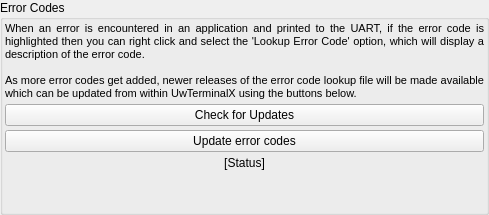
             <widget class="QGroupBox" name="groupBox">
              <property name="minimumSize">
               <size>
                <width>180</width>
                <height>0</height>
               </size>
              </property>
              <property name="title">
               <string>Error Codes</string>
              </property>
              <layout class="QVBoxLayout" name="verticalLayout_8">
               <property name="spacing">
                <number>2</number>
               </property>
               <property name="leftMargin">
                <number>2</number>
               </property>
               <property name="topMargin">
                <number>2</number>
               </property>
               <property name="rightMargin">
                <number>2</number>
               </property>
               <property name="bottomMargin">
                <number>2</number>
               </property>
               <item>
                <layout class="QVBoxLayout" name="verticalLayout_6">
                 <property name="spacing">
                  <number>4</number>
                 </property>
                 <item>
                  <widget class="QLabel" name="label_ErrorCodeText">
                   <property name="font">
                    <font>
                     <family>Arial</family>
                     <pointsize>8</pointsize>
                    </font>
                   </property>
                   <property name="text">
                    <string>When an error is encountered in an application and printed to the UART, if the error code is highlighted then you can right click and select the 'Lookup Error Code' option, which will display a description of the error code.

As more error codes get added, newer releases of the error code lookup file will be made available which can be updated from within UwTerminalX using the buttons below.</string>
                   </property>
                   <property name="alignment">
                    <set>Qt::AlignJustify|Qt::AlignVCenter</set>
                   </property>
                   <property name="wordWrap">
                    <bool>true</bool>
                   </property>
                  </widget>
                 </item>
                 <item>
                  <widget class="QPushButton" name="btn_ErrorCodeUpdate">
                   <property name="enabled">
                    <bool>true</bool>
                   </property>
                   <property name="text">
                    <string>Check for Updates</string>
                   </property>
                  </widget>
                 </item>
                 <item>
                  <widget class="QPushButton" name="btn_ErrorCodeDownload">
                   <property name="enabled">
                    <bool>true</bool>
                   </property>
                   <property name="text">
                    <string>Update error codes</string>
                   </property>
                  </widget>
                 </item>
                 <item>
                  <widget class="QLabel" name="label_ErrorCodeUpdate">
                   <property name="text">
                    <string>[Status]</string>
                   </property>
                   <property name="alignment">
                    <set>Qt::AlignCenter</set>
                   </property>
                  </widget>
                 </item>
                 <item>
                  <spacer name="verticalSpacer_10">
                   <property name="orientation">
                    <enum>Qt::Vertical</enum>
                   </property>
                   <property name="sizeHint" stdset="0">
                    <size>
                     <width>20</width>
                     <height>40</height>
                    </size>
                   </property>
                  </spacer>
                 </item>
                </layout>
               </item>
              </layout>
             </widget>
